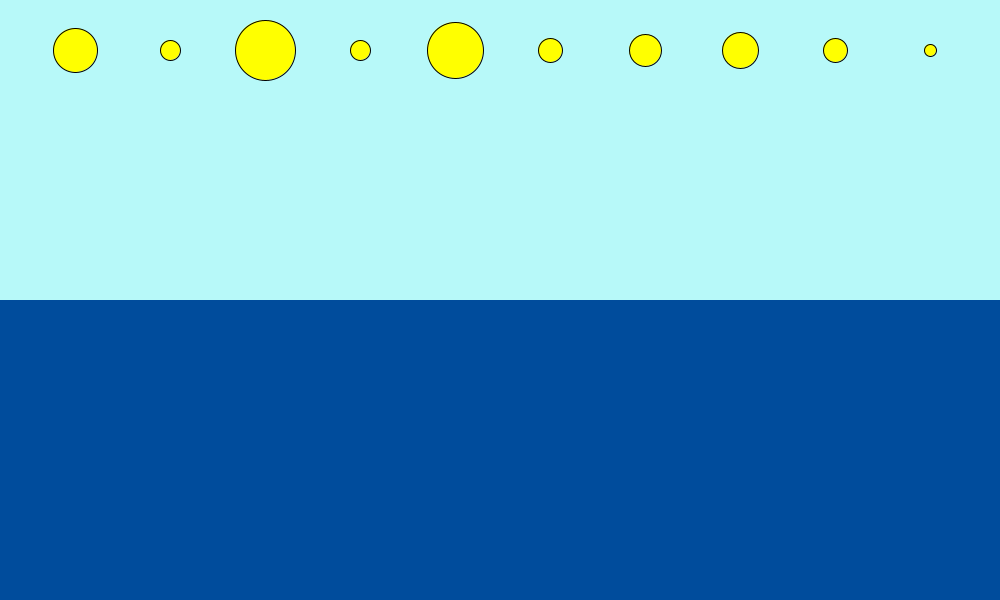
Frame 1 (no input)
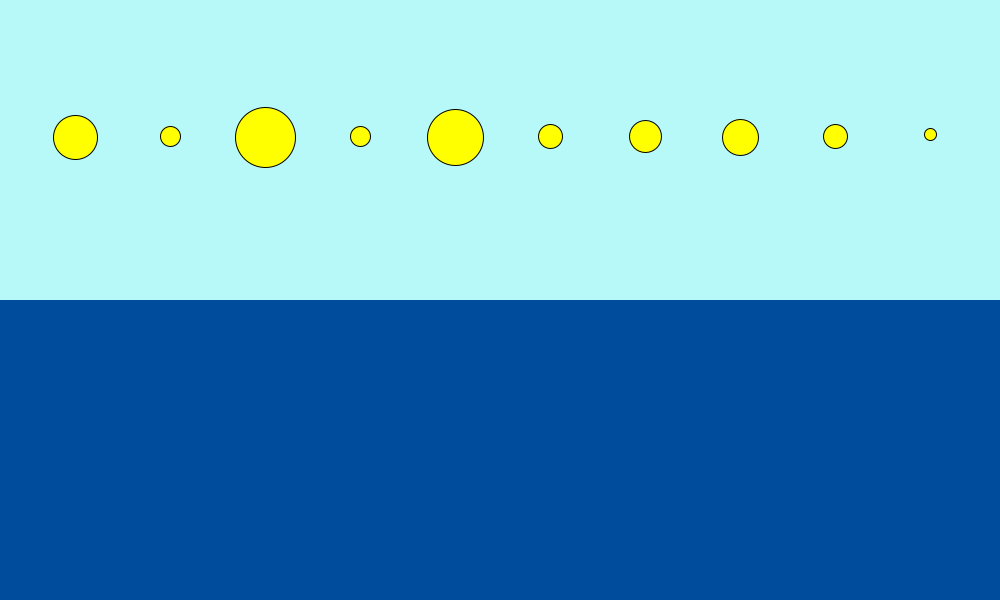
Frame 60 (the mouse pressed at the canvas centre just before this capture)
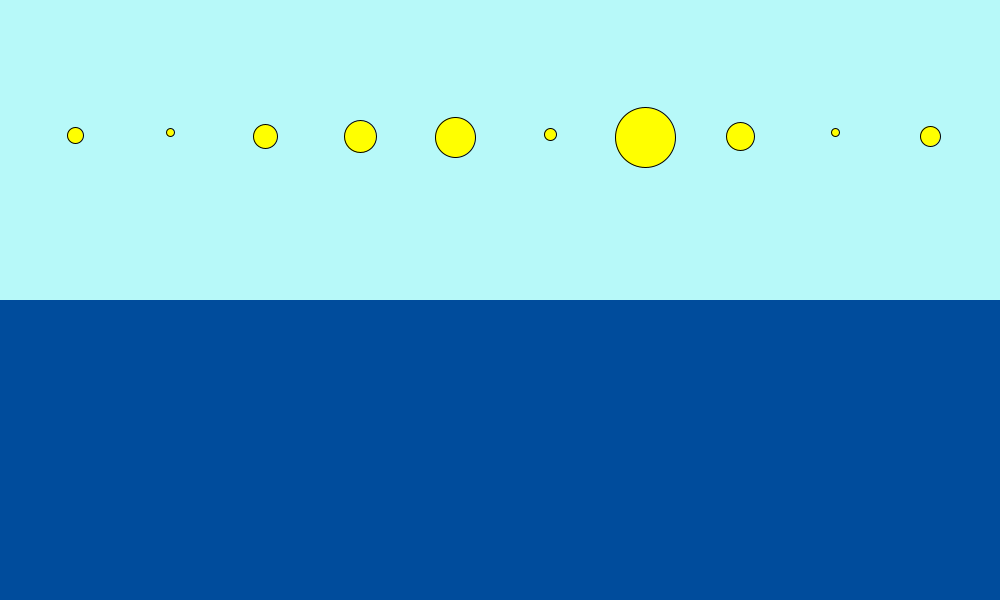
Frame 120 (the mouse held since frame 60 and released just before this capture)

The Processing sketch that drew these frames (run headless with seeded random() and noise(); from frame 60 on, the mouse is pressed at the canvas centre):

// Processing sketch: Drag
// ── Drag.pde
Ball[] balls = new Ball[10]; 
Air air;
Liquid liquid;
void setup() {
  //fullScreen();
  size(1000, 600);
  frameRate(60);
  background(255);

  reset();
  
  air = new Air(0, 0, width, height/2, 0.005);
  liquid = new Liquid(0, height/2, width, height, 0.25);
}

void draw() {  
  background(255);

  air.display();
  liquid.display();
  
  for (Ball ball : balls) {
    PVector gravity = new PVector(0, 0.05*ball.mass);
    ball.applyForce(gravity);

    if (air.contains(ball)) {
      PVector drag = air.drag(ball);
      ball.applyForce(drag);
    }

    if (liquid.contains(ball)) {
      PVector drag = liquid.drag(ball);
      ball.applyForce(drag);
    }

    ball.display();
    ball.motion();
    ball.boundary();
  }
}

void mousePressed() {
  reset();
}

void reset() {
  for (int i = 0; i < balls.length; i++) {
    balls[i] = new Ball(int(random(2,16)), 75 + ((i*(width - 50))/balls.length), 50);
  }
}

// ── Medium_Air.pde
class Air {
  int x, y, w, h;
  float c;

  Air(int x_, int y_, int w_, int h_, float c_) {
    x = x_;
    y = y_;
    w = w_;
    h = h_;
    c = c_;
  }  
  
  boolean contains(Ball ball) {
    PVector l = ball.loc;
    if ((l.x > x && l.x < w ) && (l.y > y && l.y < h)) {
      return true;
    } else {
      return false;
    }
  }
  
  PVector drag(Ball ball) {
    float velocity = ball.vel.magSq();
    float dragMag = c * velocity;

    PVector drag = ball.vel.copy();
    drag.mult(-1);
    drag.setMag(dragMag);
    return drag;
  }
  
  void display() {
    noStroke();
    fill(183, 249, 249);
    rect(x, y, w, h);
  }
}

// ── Medium_Liquid.pde
class Liquid {  
  int x, y, w, h;
  float c;

  Liquid(int x_, int y_, int w_, int h_, float c_) {
    x = x_;
    y = y_;
    w = w_;
    h = h_;
    c = c_;
  }  
  
  boolean contains(Ball ball) {
    PVector l = ball.loc;
    if ((l.x > x && l.x < w ) && (l.y > y && l.y < h)) {
      return true;
    } else {
      return false;
    }
  }
  
  PVector drag(Ball ball) {
    float velocity = ball.vel.magSq();
    float dragMag = c * velocity;

    PVector drag = ball.vel.copy();
    drag.mult(-1);
    drag.setMag(dragMag);
    return drag;
  }
  
  void display() {
    noStroke();
    fill(0, 76, 156);
    rect(x, y, w, h);
  }
}

// ── Object.pde
class Ball {
  PVector loc, vel, acc;
  int mass;

  Ball(int Mass, int locx, int locy) {
    mass = Mass;
    loc = new PVector(locx, locy);
    vel = new PVector();
    acc = new PVector();
  }

  void applyForce(PVector force) {
    PVector fm = PVector.div(force, mass);
    acc.add(fm);
  }

  void motion() {
    vel.add(acc);
    loc.add(vel);
    acc.mult(0);
  }

  void display() {
    stroke(0);
    strokeWeight(1);
    fill(255,255,0);
    ellipse(loc.x, loc.y, mass*4, mass*4);
  }

  void boundary() {
    if (loc.y > height - mass*2 - 1) {
      vel.y *= -0.9; 
      if (abs(vel.y) < 0.1) {
        loc.y = height - mass*2 - 1;
        vel.y = 0;
      }
    }
  }
}
